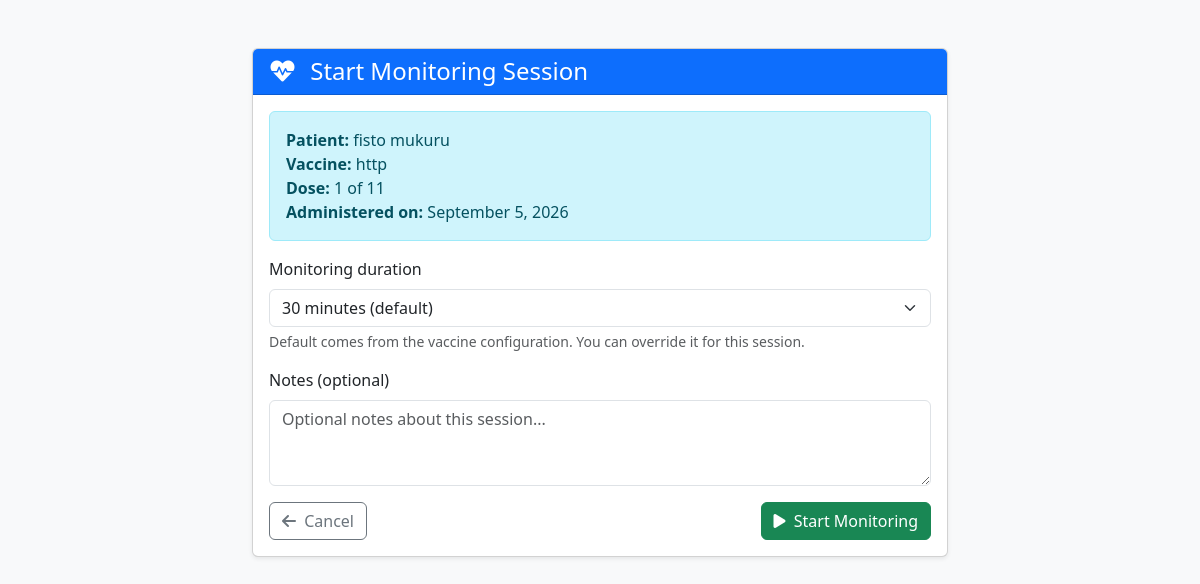
The app's page /monitoring/start/9/ (signed in) with its own data.
### vaccineapp/models.py (models this page shows, shortened)
class Patient(models.Model):
    GENDER_CHOICES = [
        ("M", "Male"),
        ("F", "Female"),
        ("O", "Other"),
        ("U", "Unknown"),
    ]
    BLOOD_TYPE_CHOICES = [
        ("A+", "A+"),
        ("A-", "A-"),
        ("B+", "B+"),
        ("B-", "B-"),
        ("AB+", "AB+"),
        ("AB-", "AB-"),
        ("O+", "O+"),
        ("O-", "O-"),
        ("UNK", "Unknown"),
    ]
    user = models.ForeignKey(User, on_delete=models.CASCADE, related_name="patients")
    first_name = models.CharField(max_length=100)
    last_name = models.CharField(max_length=100)
    date_of_birth = models.DateField()
    gender = models.CharField(max_length=1, choices=GENDER_CHOICES, default="U")
    weight = models.DecimalField(
        max_digits=5, decimal_places=2, blank=True, null=True, help_text="Weight in kg"
    )
    height = models.DecimalField(
        max_digits=5, decimal_places=2, blank=True, null=True, help_text="Height in cm"
    )
    blood_type = models.CharField(
        max_length=3, choices=BLOOD_TYPE_CHOICES, blank=True, null=True
    )
    allergies = models.TextField(
        blank=True, null=True, help_text="List any known allergies"
    )
    medical_conditions = models.TextField(
        blank=True, null=True, help_text="List any medical conditions"
    )
    current_medications = models.TextField(
        blank=True, null=True, help_text="List current medications"
    )
    patient_phone = models.CharField(max_length=15, blank=True, null=True)
    patient_email = models.EmailField(blank=True, null=True)
    relationship_to_guardian = models.CharField(
        max_length=50, blank=True, null=True, help_text="e.g., Son, Daughter, Ward"
    )
    medical_record_number = models.CharField(
        max_length=50, blank=True, null=True, unique=True
    )
    created_at = models.DateTimeField(auto_now_add=True)
    updated_at = models.DateTimeField(auto_now=True)
    class Meta:
        ordering = ["-created_at"]
        verbose_name = "Patient"
        verbose_name_plural = "Patients"
    def full_name(self):
        return f"{self.first_name} {self.last_name}"

class VaccinationRecord(models.Model):
    STATUS_CHOICES = [
        ("scheduled", "Scheduled"),
        ("administered", "Administered"),
        ("missed", "Missed"),
        ("cancelled", "Cancelled"),
    ]
    REACTION_CHOICES = [
        ("none", "No Reaction"),
        ("mild", "Mild Reaction"),
        ("moderate", "Moderate Reaction"),
        ("severe", "Severe Reaction"),
    ]
    patient = models.ForeignKey(
        Patient, on_delete=models.CASCADE, related_name="vaccination_records"
    )
    vaccine = models.ForeignKey(
        Vaccine, on_delete=models.CASCADE, related_name="vaccination_records"
    )
    inventory_used = models.ForeignKey(
        VaccineInventory,
        on_delete=models.SET_NULL,
        null=True,
        blank=True,
        related_name="vaccination_records",
    )
    dose_number = models.IntegerField(default=1, help_text="Which dose in the series")
    total_doses = models.IntegerField(
        default=1, help_text="Total doses required for this vaccine"
    )
    date_administered = models.DateField()
    next_due_date = models.DateField(blank=True, null=True)
    administered_by = models.ForeignKey(
        User,
        on_delete=models.SET_NULL,
        null=True,
        blank=True,
        related_name="administered_vaccinations",
        help_text="Medical professional who administered the vaccine",
    )
    administered_by_name = models.CharField(
        max_length=255,
        blank=True,
        null=True,
        help_text="Name of the person who administered the vaccine",
    )
    administering_facility = models.CharField(max_length=200, blank=True, null=True)
    lot_number = models.CharField(max_length=50, blank=True, null=True)
    expiration_date = models.DateField(blank=True, null=True)
    status = models.CharField(
        max_length=20, choices=STATUS_CHOICES, default="administered"
    )
    reaction = models.CharField(max_length=20, choices=REACTION_CHOICES, default="none")
    reaction_notes = models.TextField(blank=True, null=True)
    notes = models.TextField(blank=True, null=True)
    follow_up_required = models.BooleanField(default=False)
    follow_up_date = models.DateField(blank=True, null=True)
    certificate_number = models.CharField(
        max_length=50, blank=True, null=True, unique=True
    )
    certificate_issued = models.BooleanField(default=False)
    certificate_issued_date = models.DateField(blank=True, null=True)
    created_at = models.DateTimeField(auto_now_add=True)
    updated_at = models.DateTimeField(auto_now=True)
    class Meta:
        ordering = ["-date_administered"]
        unique_together = ["patient", "vaccine", "dose_number"]
        verbose_name = "Vaccination Record"
        verbose_name_plural = "Vaccination Records"

class Vaccine(models.Model):
    VACCINE_TYPE_CHOICES = [
        ("combination", "Combination Vaccine"),
        ("single", "Single Antigen"),
        ("live", "Live Attenuated"),
        ("inactivated", "Inactivated"),
    ]
    AGE_GROUP_CHOICES = [
        ("infant", "Infant (0-12 months)"),
        ("toddler", "Toddler (1-3 years)"),
        ("preschool", "Preschool (3-5 years)"),
        ("school_age", "School Age (6-12 years)"),
        ("adolescent", "Adolescent (13-18 years)"),
    ]
    name = models.CharField(max_length=200)
    short_name = models.CharField(max_length=50, blank=True, null=True)
    description = models.TextField(blank=True, null=True)
    vaccine_type = models.CharField(
        max_length=20, choices=VACCINE_TYPE_CHOICES, default="single"
    )
    target_diseases = models.CharField(max_length=300, blank=True, null=True)
    recommended_age = models.CharField(max_length=100, blank=True, null=True)
    doses_required = models.IntegerField(default=1, validators=[MinValueValidator(1)])
    days_between_doses = models.IntegerField(
        blank=True, null=True, help_text="Days between doses"
    )
    age_groups = models.CharField(
        max_length=200, blank=True, null=True, help_text="Comma-separated age groups"
    )
    manufacturer = models.CharField(max_length=200, blank=True, null=True)
    storage_temperature = models.CharField(max_length=50, blank=True, null=True)
    contraindications = models.TextField(blank=True, null=True)
    side_effects = models.TextField(blank=True, null=True)
    route = models.CharField(
        max_length=50, blank=True, null=True, help_text="e.g., Intramuscular, Oral"
    )
    site = models.CharField(
        max_length=50, blank=True, null=True, help_text="e.g., Upper arm, Thigh"
    )
    cvx_code = models.CharField(
        max_length=10, blank=True, null=True, help_text="CVX vaccine code"
    )
    cdc_identifier = models.CharField(
        max_length=20, blank=True, null=True, help_text="CDC vaccine identifier"
    )
    monitoring_duration_minutes = models.IntegerField(
        default=30, help_text="Default post-vaccination monitoring duration in minutes"
    )
    is_active = models.BooleanField(default=True)
    created_at = models.DateTimeField(auto_now_add=True)
    updated_at = models.DateTimeField(auto_now=True)
    class Meta:
        ordering = ["name"]
        verbose_name = "Vaccine"
        verbose_name_plural = "Vaccines"

### vaccineapp/views.py (the view)
# urls.py: path('monitoring/start/<int:vaccination_id>/', views.start_monitoring, name='start_monitoring'),
@login_required(login_url='/login/')
def start_monitoring(request, vaccination_id):
    profile = getattr(request.user, 'userprofile', None)
    if profile is None or profile.user_type not in ('healthcare_worker', 'admin'):
        messages.error(request, 'You do not have permission to start monitoring sessions.')
        return redirect('dashboard')
    vaccination = get_object_or_404(VaccinationRecord, id=vaccination_id)
    patient = vaccination.patient
    existing = MonitoringSession.objects.filter(
        vaccination_record=vaccination,
        status='active',
    ).first()
    if existing:
        messages.info(request, 'A monitoring session is already active for this vaccination.')
        return redirect('monitoring_live', session_id=existing.id)
    if request.method == 'POST':
        form = MonitoringSessionForm(request.POST)
        if form.is_valid():
            session = form.save(commit=False)
            session.vaccination_record = vaccination
            session.patient = patient
            session.started_by = request.user
            session.status = 'active'
            session.current_level = 'green'
            session.save()
            messages.success(
                request,
                f'Monitoring session started for {patient.full_name()}. '
                f'Duration: {session.planned_duration_minutes} minutes.'
            )
            return redirect('monitoring_live', session_id=session.id)
    else:
        default_duration = getattr(vaccination.vaccine, 'monitoring_duration_minutes', 30) or 30
        form = MonitoringSessionForm(initial={
            'planned_duration_minutes': default_duration,
        })
    context = {
        'form': form,
        'vaccination': vaccination,
        'patient': patient,
        'user_status': profile.user_type,
    }
    return render(request, 'start_monitoring.html', context)

### vaccineapp/forms.py
class MonitoringSessionForm(forms.ModelForm):
    DURATION_CHOICES = [
        (15, '15 minutes'),
        (30, '30 minutes (default)'),
        (45, '45 minutes'),
        (60, '60 minutes'),
    ]
    planned_duration_minutes = forms.ChoiceField(
        choices=DURATION_CHOICES,
        initial=30,
        widget=forms.Select(attrs={'class': 'form-select'}),
        label='Monitoring duration',
    )
    class Meta:
        model = MonitoringSession
        fields = ['planned_duration_minutes', 'notes']
        widgets = {
            'notes': forms.Textarea(attrs={
                'class': 'form-control',
                'rows': 3,
                'placeholder': 'Optional notes about this session...'
            }),
        }
        labels = {
            'notes': 'Notes (optional)',
        }

### vaccineapp/templates/start_monitoring.html (shortened to what this page needs)
{% load static %}
<!DOCTYPE html>
<html lang="en">
<head>
    <link href="https://cdn.jsdelivr.net/npm/bootstrap@5.3.0-alpha1/dist/css/bootstrap.min.css" rel="stylesheet">
    <link rel="stylesheet" href="https://cdnjs.cloudflare.com/ajax/libs/font-awesome/6.0.0/css/all.min.css">
</head>
<body class="bg-light">
<div class="container py-5" style="max-width: 720px;">
    <div class="card shadow-sm">
        <div class="card-header bg-primary text-white">
            <h4 class="mb-0">
                <i class="fas fa-heart-pulse me-2"></i>
                Start Monitoring Session
            </h4>
        </div>
        <div class="card-body">
            <div class="alert alert-info">
                <strong>Patient:</strong> {{ patient.full_name }}<br>
                <strong>Vaccine:</strong> {{ vaccination.vaccine.name }}<br>
                <strong>Dose:</strong> {{ vaccination.dose_number }} of {{ vaccination.total_doses }}<br>
                <strong>Administered on:</strong> {{ vaccination.date_administered|date:"F j, Y" }}
            </div>
            <form method="post">
                <div class="mb-3">
                    <label class="form-label">{{ form.planned_duration_minutes.label }}</label>
                    {{ form.planned_duration_minutes }}
                    <div class="form-text">Default comes from the vaccine configuration. You can override it for this session.</div>
                </div>
                <div class="mb-3">
                    <label class="form-label">{{ form.notes.label }}</label>
                    {{ form.notes }}
                </div>
                <div class="d-flex justify-content-between">
                    <a href="{% url 'dashboard' %}" class="btn btn-outline-secondary">
                        <i class="fas fa-arrow-left me-1"></i> Cancel
                    </a>
                    <button type="submit" class="btn btn-success">
                        <i class="fas fa-play me-1"></i> Start Monitoring
                    </button>
                </div>
            </form>
        </div>
    </div>
</div>
</body>
</html>

### records on screen
Patient: full_name "fisto mukuru"
VaccinationRecord: vaccine.name "http", dose_number "1", total_doses "11", date_administered "September 5, 2026"
